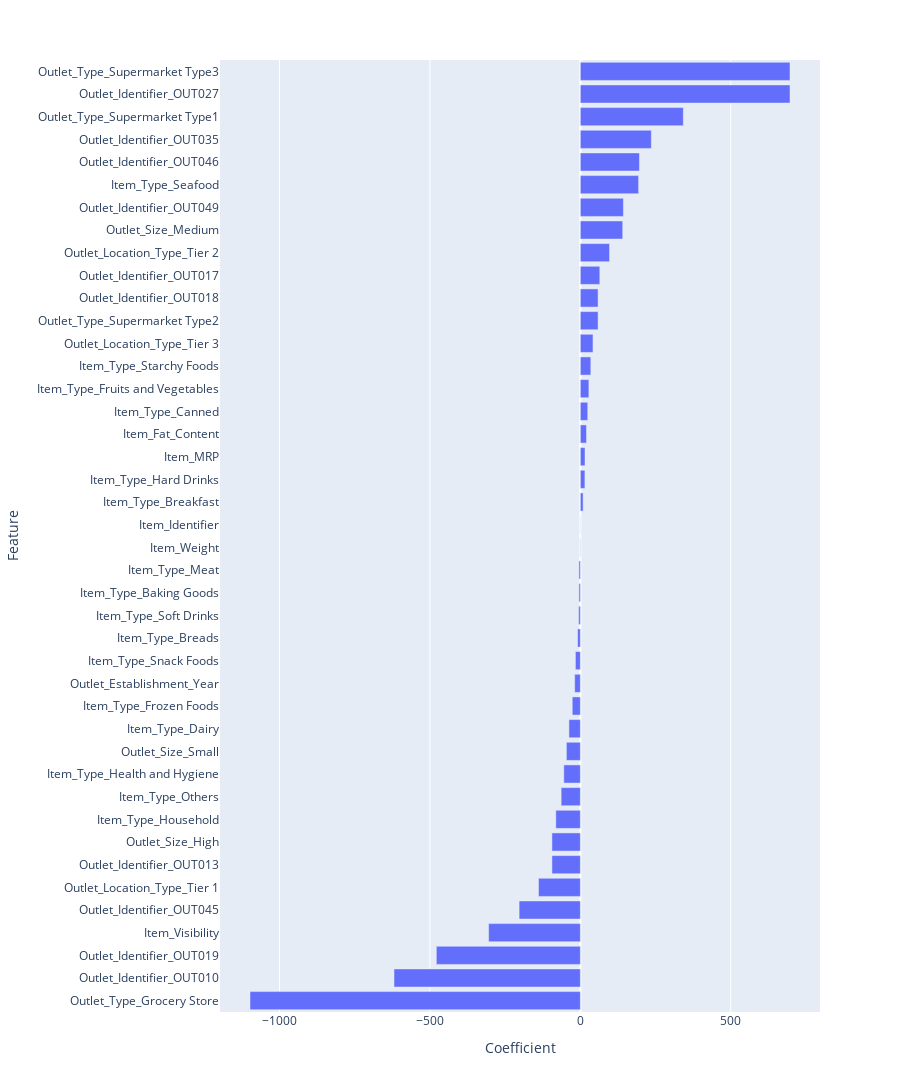

The notebook cell saved with this chart:
### Code cell
import plotly.express as px

bar_chart = pd.DataFrame({'Feature': x_train.columns, 'Coefficient': lr.coef_})

fig = px.bar(bar_chart, x='Coefficient', y='Feature')

fig.update_layout(height=1200,
                  yaxis={'categoryorder':'total ascending'})
fig.show()

### Figure 1 — Plotly figure (JSON) as saved in the notebook; plotly's stock layout.template omitted (floating-point values rounded to 4 significant figures)
{"data": [{"alignmentgroup": "True", "hovertemplate": "Coefficient=%{x}<br>Feature=%{y}<extra></extra>", "legendgroup": "", "marker": {"color": "#636efa", "pattern": {"shape": ""}}, "name": "", "offsetgroup": "", "orientation": "h", "showlegend": false, "textposition": "auto", "type": "bar", "x": [0.04572, -0.5483, 20.45, -304.8, 15.57, -18.8, -4.686, -9.191, 9.283, 24.58, -37.93, -26.91, 28.39, 15.22, -54.98, -81.51, -4.66, -63.87, 193.6, -16.4, -5.712, 34.77, -619.3, -94.46, 64.66, 58.96, -478.6, 696.8, 235.9, -203.5, 196.5, 143.1, -94.46, 140.8, -46.33, -139.1, 97.04, 42.02, -1098.0, 342.2, 58.96, 696.8], "xaxis": "x", "y": ["Item_Identifier", "Item_Weight", "Item_Fat_Content", "Item_Visibility", "Item_MRP", "Outlet_Establishment_Year", "Item_Type_Baking Goods", "Item_Type_Breads", "Item_Type_Breakfast", "Item_Type_Canned", "Item_Type_Dairy", "Item_Type_Frozen Foods", "Item_Type_Fruits and Vegetables", "Item_Type_Hard Drinks", "Item_Type_Health and Hygiene", "Item_Type_Household", "Item_Type_Meat", "Item_Type_Others", "Item_Type_Seafood", "Item_Type_Snack Foods", "Item_Type_Soft Drinks", "Item_Type_Starchy Foods", "Outlet_Identifier_OUT010", "Outlet_Identifier_OUT013", "Outlet_Identifier_OUT017", "Outlet_Identifier_OUT018", "Outlet_Identifier_OUT019", "Outlet_Identifier_OUT027", "Outlet_Identifier_OUT035", "Outlet_Identifier_OUT045", "Outlet_Identifier_OUT046", "Outlet_Identifier_OUT049", "Outlet_Size_High", "Outlet_Size_Medium", "Outlet_Size_Small", "Outlet_Location_Type_Tier 1", "Outlet_Location_Type_Tier 2", "Outlet_Location_Type_Tier 3", "Outlet_Type_Grocery Store", "Outlet_Type_Supermarket Type1", "Outlet_Type_Supermarket Type2", "Outlet_Type_Supermarket Type3"], "yaxis": "y"}], "layout": {"barmode": "relative", "height": 1200, "legend": {"tracegroupgap": 0}, "margin": {"t": 60}, "xaxis": {"anchor": "y", "domain": [0, 1], "title": {"text": "Coefficient"}}, "yaxis": {"anchor": "x", "categoryorder": "total ascending", "domain": [0, 1], "title": {"text": "Feature"}}}}
